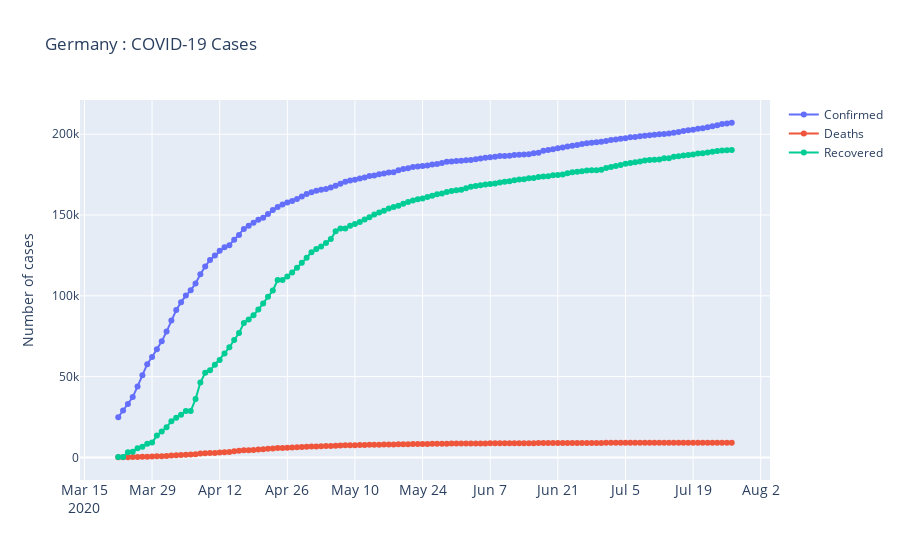

Notebook code cell kept with this figure:
### Code cell
Germany=df[df.Country=='Germany']
Germany = Germany.groupby(by='Date')['Recovered','Deaths','Confirmed','Active'].sum().reset_index()
Germany=Germany.iloc[60:].reset_index().drop('index',axis=1)
fig=go.Figure()
fig.add_trace(go.Scatter(x=Germany['Date'],y=Germany['Confirmed'],mode='lines+markers',name='Confirmed'))
fig.add_trace(go.Scatter(x=Germany['Date'],y=Germany['Deaths'],mode='lines+markers',name='Deaths'))
fig.add_trace(go.Scatter(x=Germany['Date'],y=Germany['Recovered'],mode='lines+markers',name='Recovered'))
fig.update_layout(title='Germany : COVID-19 Cases',xaxis_tickfont_size=14,yaxis=dict(title='Number of cases'))
fig.show()
